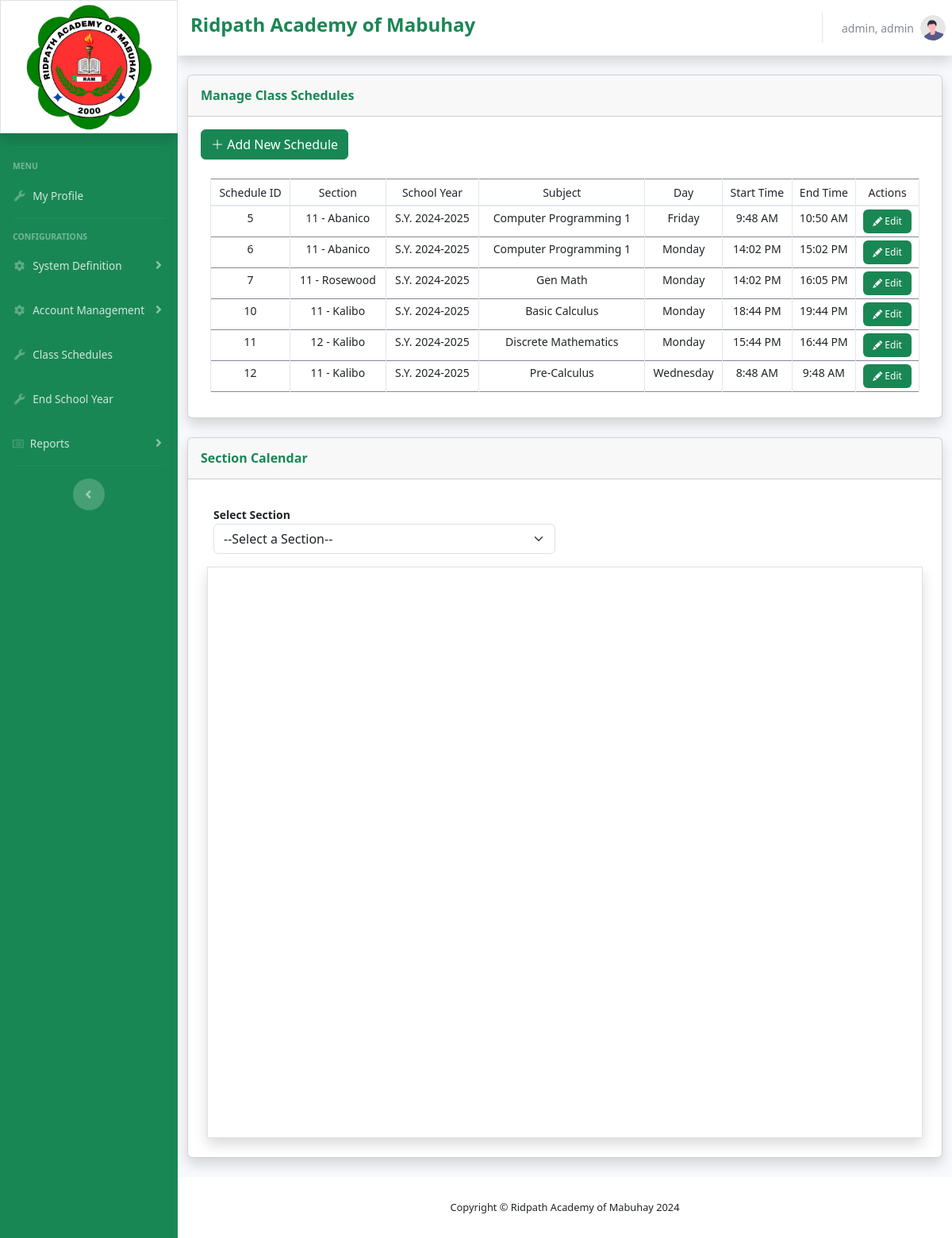
Page /admin/class-schedules.php (signed in) on the committed database.
### tables this page shows
CREATE TABLE `classschedule` (
  `classID` int(254) NOT NULL,
  `sectionID` int(254) NOT NULL,
  `strandSubjectID` int(254) NOT NULL,
  `schoolYearID` int(254) NOT NULL,
  `dayID` int(254) NOT NULL,
  `formattedstartdate` varchar(50) NOT NULL,
  `formattedenddate` varchar(50) NOT NULL,
  `starttime` varchar(254) NOT NULL,
  `endtime` varchar(254) NOT NULL
);

CREATE TABLE `strandsubjects` (
  `strandSubjectID` int(254) NOT NULL,
  `strandID` int(254) NOT NULL,
  `subjectID` int(254) NOT NULL,
  `schoolYearID` int(254) NOT NULL,
  `gradelevel` varchar(5) NOT NULL,
  `isactive` varchar(254) NOT NULL
);

CREATE TABLE `sections` (
  `sectionID` int(254) NOT NULL,
  `strandID` int(254) NOT NULL,
  `gradelevel` varchar(5) NOT NULL,
  `sectionname` varchar(254) NOT NULL,
  `defaultslots` int(20) NOT NULL,
  `currentavailableslot` int(20) NOT NULL,
  `isactive` varchar(10) NOT NULL
);

CREATE TABLE `schoolyear` (
  `schoolYearID` int(254) NOT NULL,
  `schoolyearname` varchar(254) NOT NULL,
  `isactive` varchar(20) NOT NULL,
  `startdate` varchar(254) NOT NULL,
  `enddate` varchar(254) NOT NULL,
  `formattedstartdate` varchar(254) NOT NULL,
  `formattedenddate` varchar(254) NOT NULL
);

CREATE TABLE `subjects` (
  `subjectID` int(254) NOT NULL,
  `pr_subjectID` int(254) NOT NULL,
  `subjectname` varchar(254) NOT NULL,
  `isactive` varchar(10) NOT NULL
);

CREATE TABLE `days` (
  `dayID` int(254) NOT NULL,
  `dayname` varchar(254) NOT NULL
);

### admin/class-schedules.php (the view, shortened to what this page needs)
<?php
    require '../shared/header.php';
?>
                <div class="container-fluid">
                    <div class="row">
                        <div class="col-xl-12 col-lg-12">
                            <div class="card shadow mb-4">
                                <div
                                    class="card-header py-3 d-flex flex-row align-items-center justify-content-between">
                                    <h6 class="m-0 font-weight-bold text-success">Manage Class Schedules</h6>
                                </div>
                                <div class="card-body">
                                    <div class="row" id="page-btn-container">
                                        <div class="col-4">
                                        <button class="btn btn-success" id="page-btn" data-bs-toggle="modal" data-bs-target="#modal-Add"><i class="bi bi-plus-lg"></i> Add New Schedule</button>
                                        </div>
                                    </div>
                                    <div class="container">
                                        <div class="table-responsive mt-4">
                                            <table class="table table-hover table-bordered table-sm w-100" id="table">
                                                <thead>
                                                    <tr>
                                                        <th scope="col" class="text-center" id="th"><small>Schedule ID</small></th>
                                                        <th scope="col" class="text-center" id="th"><small>Section</small></th>
                                                        <th scope="col" class="text-center" id="th"><small>School Year</small></th>
                                                        <th scope="col" class="text-center" id="th"><small>Subject</small></th>
                                                        <th scope="col" class="text-center" id="th"><small>Day</small></th>
                                                        <th scope="col" class="text-center" id="th"><small>Start Time</small></th>
                                                        <th scope="col" class="text-center" id="th"><small>End Time</small></th>
                                                        <th scope="col" class="text-center" id="th"><small>Actions</small></th>
                                                    </tr>
                                                </thead>
                                                <tbody>
                                                    <?php
                                                    $fetchQuery = "SELECT * FROM classschedule cs
                                                    left join sections s on s.sectionID = cs.sectionID
                                                    left join schoolyear st on st.schoolYearID = cs.schoolYearID
                                                    left join strandsubjects ss on ss.strandSubjectID = cs.strandSubjectID
                                                    left join subjects sb ON sb.subjectID = ss.subjectID
                                                    left join days d on d.dayID = cs.dayID
                                                    ";
                                                    $fetchedData = mysqli_query($conn, $fetchQuery);
                                                    while ($DataArray = mysqli_fetch_assoc($fetchedData)) {
                                                        $ID = $DataArray['classID'];
                                                        $sectionname = $DataArray['gradelevel'].' - '.$DataArray['sectionname'];
                                                        $syname = $DataArray['schoolyearname'];
                                                        $subjectname = $DataArray['subjectname'];
                                                        $dayname = $DataArray['dayname'];
                                                        $starttime = $DataArray['starttime'];
                                                        $endtime = $DataArray['endtime'];
                                                        $starttime_hour = (int)substr($starttime,0,2);
                                                        $endtime_hour = (int)substr($endtime,0,2);
                                                        $starttime_minute = substr($starttime,3,2);
                                                        $endtime_minute = substr($endtime,3,2);
                                                        $starttimetext = '';
                                                        $endtimetext = '';
                                                        if($starttime_hour < 12) {
                                                            $starttimetext = $starttime_hour.':'.$starttime_minute.' AM';
                                                        }
                                                        else if($starttime_hour >= 12) {
                                                            $starttimetext = $starttime_hour.':'.$starttime_minute.' PM';
                                                        }
                                                        if($endtime_hour < 12) {
                                                            $endtimetext = $endtime_hour.':'.$endtime_minute.' AM';
                                                        }
                                                        else if($endtime_hour >= 12) {
                                                            $endtimetext = $endtime_hour.':'.$endtime_minute.' PM';
                                                        }
                                                    ?>
                                                        <tr>
                                                            <td class="text-center" id="td"><?php echo $ID; ?></td>
                                                            <td class="text-center" id="td"><?php echo $sectionname; ?></td>
                                                            <td class="text-center" id="td"><?php echo $syname; ?></td>
                                                            <td class="text-center" id="td"><?php echo $subjectname; ?></td>
                                                            <td class="text-center" id="td"><?php echo $dayname; ?></td>
                                                            <td class="text-center" id="td"><?php echo $starttimetext; ?></td>
                                                            <td class="text-center" id="td"><?php echo $endtimetext; ?></td>
                                                            <td class="text-center" id="td">
                                                                <button class="btn btn-success border-0" title="Edit" id="table-button"
                                                                    data-bs-toggle="modal"
                                                                    data-bs-target="#modal-Edit"
                                                                    data-bs-classID="<?php echo $ID; ?>">
                                                                    <i class="bi bi-pencil-fill" id="table-btn-icon"></i> <span id="tablebutton-text">Edit</span>
                                                                </button>
                                                            </td>
                                                        </tr>
                                                    <?php
                                                    }
                                                    ?>
                                                </tbody>
                                            </table>
                                        </div>
                                    </div>
                                </div>
                            </div>
                        </div>
                    </div>
                    <div class="row">
                        <div class="col-xl-12 col-lg-12">
                            <div class="card shadow mb-4">
                                <div
                                    class="card-header py-3 d-flex flex-row align-items-center justify-content-between">
                                    <h6 class="m-0 font-weight-bold text-success">Section Calendar</h6>
                                </div>
                                <div class="card-body">
                                    <div class="row mx-1 my-3" id="page-btn-container">
                                        <div class="col-6">
                                            <small class="fw-bold">Select Section</small>
                                            <select class="form-select" id="sectionschedule-dropdown">
                                                <option value="0">--Select a Section--</option>
                                            </select>
                                        </div>
                                    </div>
                                    <div id="calendar" class="border shadow m-2 p-4">
                                    </div>
                                </div>
                            </div>
                        </div>
                    </div>
                </div>
            </div>
<?php
    require '../shared/footer.php';
?>

### shared/header.php (shortened to what this page needs)
<?php
require '../config/config.php';
$userID = $_SESSION['user_id'];
$DataArray = mysqli_fetch_assoc(mysqli_query($conn, "SELECT * FROM users WHERE userID = '$userID'"));
$profileimgurl =  ($DataArray['profileimgurl'] != null) ? $DataArray['profileimgurl']  : "../img/undraw_profile.svg";
?>
<!DOCTYPE html>
<html lang="en">
<head>
    <link href="../vendor/fontawesome-free/css/all.min.css" rel="stylesheet" type="text/css">
    <link href="../css/sb-admin-2.min.css" rel="stylesheet">
    <link href="../css/bootstrap5.min.css" rel="stylesheet">
    <link rel="stylesheet" href="https://cdn.jsdelivr.net/npm/bootstrap-icons@1.9.1/font/bootstrap-icons.css">
    <link href="../css/style.css" rel="stylesheet">
    <link rel="stylesheet" href="../css/dataTables.bootstrap5.min.css">
</head>
<body id="page-top">
    <div id="wrapper">
        <?php
        require 'sidebar.php';
        ?>
        <div id="content-wrapper" class="d-flex flex-column">
            <div id="content">
                <nav class="navbar navbar-expand navbar-light bg-white topbar mb-4 static-top shadow">
                    <div class="container pl-3">
                        <h4 class="text-success fw-bold">Ridpath Academy of Mabuhay</h4>
                    </div>
                    <ul class="navbar-nav ml-auto">
                        <li class="nav-item dropdown no-arrow">
                            <a class="nav-link dropdown-toggle" href="#" id="userDropdown" role="button"
                                data-toggle="dropdown" aria-haspopup="true" aria-expanded="false">
                                <span class="mr-2 d-none d-lg-inline text-gray-600 small">
                                    <?php echo $_SESSION['logged_username']; ?>
                                </span>
                                <img class="img-profile rounded-circle"
                                src="<?php echo $profileimgurl; ?>">
                            </a>
                        </li>
                    </ul>
                </nav>

### shared/sidebar.php (shortened to what this page needs)
<ul class="navbar-nav bg-success sidebar sidebar-dark accordion" id="accordionSidebar">
 <div class="container-fluid bg-white pt-4 pb-4 border shadow">
    <a class="sidebar-brand d-flex align-items-center justify-content-center mb-5" href="dashboard.php">
        <div class="row d-flex flex-column mt-5">
            <div class="col">
                <img src="../img/ridpath.jpg" class="img w-100">
            </div>
        </div>
    </a>
 </div>
<hr class="sidebar-divider">
<hr class="sidebar-divider">
<div class="sidebar-heading">
    Menu
</div>
<li class="nav-item">
    <a class="nav-link" href="profile.php">
        <i class="fas fa-fw fa-wrench"></i>
        <span>My Profile</span></a>
</li>
<hr class="sidebar-divider">
<div class="sidebar-heading">
    Configurations
</div>
<li class="nav-item">
    <a class="nav-link collapsed" href="#" data-toggle="collapse" data-target="#collapseTwo"
        aria-expanded="true" aria-controls="collapseTwo">
        <i class="fas fa-fw fa-cog"></i>
        <span>System Definition</span>
    </a>
</li>
<li class="nav-item">
    <a class="nav-link collapsed" href="#" data-toggle="collapse" data-target="#collapseThree"
        aria-expanded="true" aria-controls="collapseThree">
        <i class="fas fa-fw fa-cog"></i>
        <span>Account Management</span>
    </a>
</li>
<li class="nav-item">
    <a class="nav-link" href="class-schedules.php">
        <i class="fas fa-fw fa-wrench"></i>
        <span>Class Schedules</span></a>
</li>
<li class="nav-item">
    <a class="nav-link" href="endcurrentschoolyear.php">
        <i class="fas fa-fw fa-wrench"></i>
        <span>End School Year</span></a>
</li>
<li class="nav-item">
    <a class="nav-link collapsed" href="#" data-toggle="collapse" data-target="#reportsCollapse"
        aria-expanded="true" aria-controls="collapseTwo">
        <i class="bi bi-card-list"></i>
        <span>Reports</span>
    </a>
</li>
<hr class="sidebar-divider d-none d-md-block">
<div class="text-center d-none d-md-inline">
    <button class="rounded-circle border-0" id="sidebarToggle"></button>
</div>
</ul>

### shared/footer.php (shortened to what this page needs)
            <footer class="sticky-footer bg-white">
                <div class="container my-auto">
                    <div class="copyright text-center my-auto">
                        <span>Copyright &copy; Ridpath Academy of Mabuhay 2024</span>
                    </div>
                </div>
            </footer>
        </div>
    </div>
</body>
</html>

### css/style.css (style rules this page uses)
td { font-size: 14px; }
#table-button { font-size: 12px; }
#calendar { height: 90vh; }

### rows in the picture
classschedule: classID "5", strandSubjectID.sectionname "11 - Abanico", schoolYearID.schoolyearname "S.Y. 2024-2025", subjects.subjectname "Computer Programming 1", dayID.dayname "Friday", starttime "9:48 AM", endtime "10:50 AM"
classschedule: classID "6", strandSubjectID.sectionname "11 - Abanico", schoolYearID.schoolyearname "S.Y. 2024-2025", subjects.subjectname "Computer Programming 1", dayID.dayname "Monday", starttime "14:02 PM", endtime "15:02 PM"
classschedule: classID "7", strandSubjectID.sectionname "11 - Rosewood", schoolYearID.schoolyearname "S.Y. 2024-2025", subjects.subjectname "Gen Math", dayID.dayname "Monday", starttime "14:02 PM", endtime "16:05 PM"
classschedule: classID "10", strandSubjectID.sectionname "11 - Kalibo", schoolYearID.schoolyearname "S.Y. 2024-2025", subjects.subjectname "Basic Calculus", dayID.dayname "Monday", starttime "18:44 PM", endtime "19:44 PM"
classschedule: classID "11", strandSubjectID.sectionname "12 - Kalibo", schoolYearID.schoolyearname "S.Y. 2024-2025", subjects.subjectname "Discrete Mathematics", dayID.dayname "Monday", starttime "15:44 PM", endtime "16:44 PM"
classschedule: classID "12", strandSubjectID.sectionname "11 - Kalibo", schoolYearID.schoolyearname "S.Y. 2024-2025", subjects.subjectname "Pre-Calculus", dayID.dayname "Wednesday", starttime "8:48 AM", endtime "9:48 AM"

### other values in the picture
$_SESSION['logged_username'] "admin, admin"
